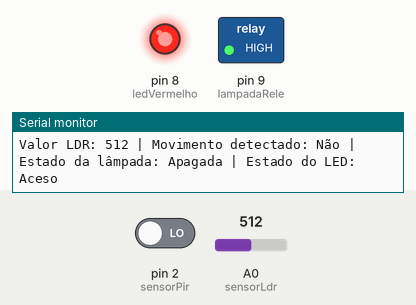
Simulated run of this sketch. Board: Arduino Uno, built with avr-gcc and run on an emulated ATmega328P. Parts: switched loads named in the sketch (green lamp = pin HIGH), output pins drawn as LEDs (lit = HIGH), the last lines printed to the serial monitor. Inputs (shaded band) come from the test bench; at power-on: pin 2 (sensorPir) LOW, A0 (sensorLdr) = 512.

Above: at 1.9 s.
2.0 s: pin 2 (sensorPir) driven HIGH
At 3.6 s:
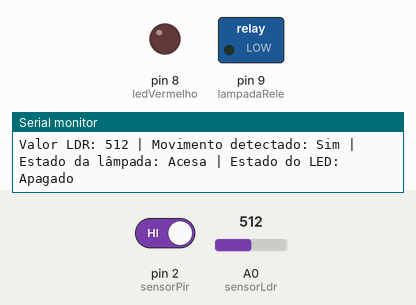
3.9 s: pin 2 (sensorPir) driven LOW
At 5.4 s:
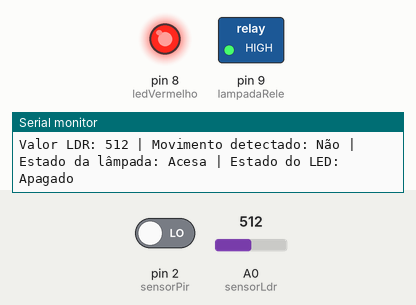
Timing chart, 0 to 6.9 s (numbered marks = the images above; inputs shaded):
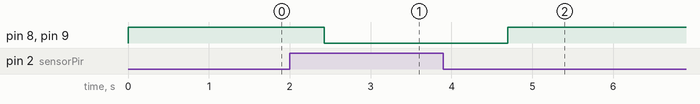

Measured:
- after the input at 2.0 s, pin 8 (ledVermelho), pin 9 (lampadaRele): HIGH → LOW after 0.43 s
- after the input at 3.9 s, pin 8 (ledVermelho), pin 9 (lampadaRele): LOW → HIGH after 0.80 s

The sketch:

PROJETOFINAL.ino
```cpp
#include <SoftwareSerial.h>

const int sensorLdr = A0;         // Pino do sensor de luminosidade LDR
const int sensorPir = 2;          // Pino do sensor de movimento PIR
const int lampadaRele = 9;        // Pino do relé para acionar a lâmpada
const int ledVermelho = 8;        // Pino do LED vermelho
SoftwareSerial bluetoof(10, 11);  // RX, TX para Bluetooth

void setup() {
  pinMode(sensorPir, INPUT);       // Pino do PIR como entrada
  pinMode(lampadaRele, OUTPUT);    // Pino da lâmpada como saída
  pinMode(ledVermelho, OUTPUT);     // Pino do LED vermelho como saída
  bluetoof.begin(9600);             // Inicializa o Bluetooth
  Serial.begin(9600);               // Inicializa a comunicação serial
  digitalWrite(lampadaRele, HIGH);  // Lâmpada começa desligada
  digitalWrite(ledVermelho, HIGH);   // LED vermelho começa apagado

  Serial.println("Sistema inicializado.");
}

void loop() {
  int movimento = digitalRead(sensorPir);  // Lê o valor do PIR
  int medidorLDR = analogRead(sensorLdr); // Lê o valor do LDR

  // Imprime os dados no terminal serial
  Serial.print("Valor LDR: ");
  Serial.print(medidorLDR);
  Serial.print(" | Movimento detectado: ");
  Serial.print(movimento == HIGH ? "Sim" : "Não");
  Serial.print(" | Estado da lâmpada: ");
  Serial.print(digitalRead(lampadaRele) == LOW ? "Acesa" : "Apagada");
  Serial.print(" | Estado do LED: ");
  Serial.println(digitalRead(ledVermelho) == LOW ? "Apagado" : "Aceso");

  // Envia os dados pelo Bluetooth
  bluetoof.print("Valor LDR: ");
  bluetoof.print(medidorLDR);
  bluetoof.print(" | Movimento detectado: ");
  bluetoof.print(movimento == HIGH ? "Sim" : "Não");
  bluetoof.print(" | Estado da lâmpada: ");
  bluetoof.print(digitalRead(lampadaRele) == LOW ? "Acesa" : "Apagada");
  bluetoof.print(" | Estado do LED: ");
  bluetoof.println(digitalRead(ledVermelho) == LOW ? "Apagado" : "Aceso");

  // Controle automático baseado em movimento
  if (movimento == HIGH) {
    digitalWrite(lampadaRele, LOW); // Liga a lâmpada
    digitalWrite(ledVermelho, LOW);  // Apaga o LED vermelho
  } else {
    digitalWrite(lampadaRele, HIGH); // Desliga a lâmpada
    digitalWrite(ledVermelho, HIGH);  // Liga o LED vermelho
  }

  delay(1000); // Delay para evitar leituras rápidas
}
```
